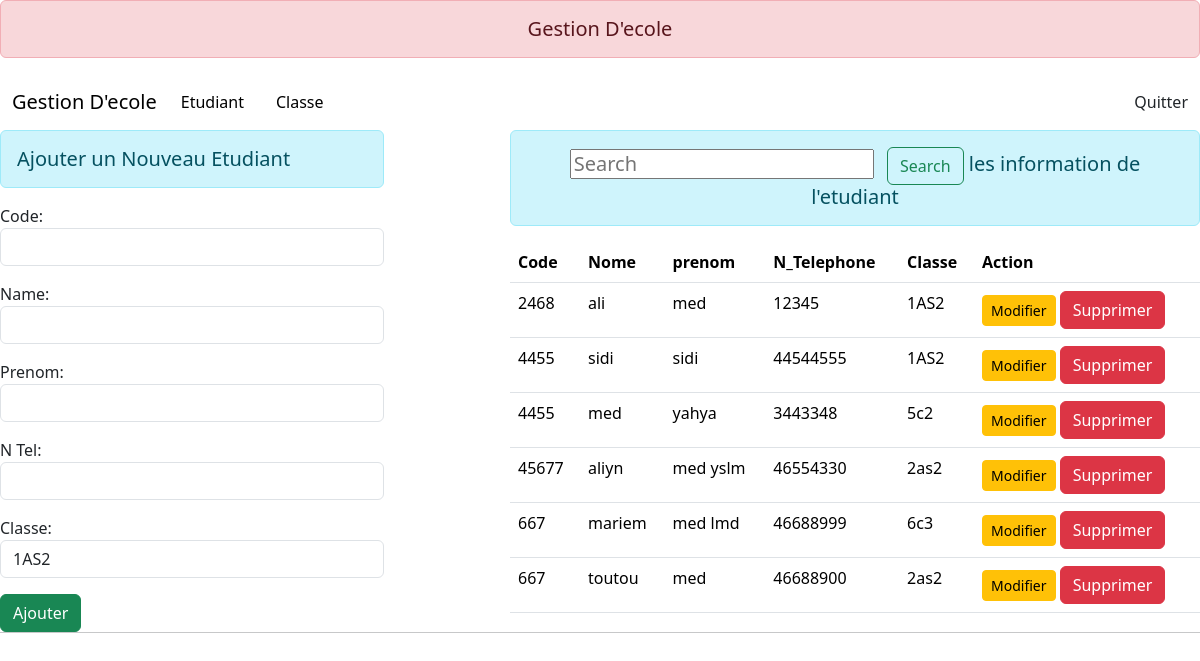
Page /home (signed in) on the committed database.
### classe/models.py (models this page shows)
class classe(models.Model):
    name = models.CharField(max_length=70)
    def __str__(self):
        return self.name

### etudiant/models.py (models this page shows)
class etud(models.Model):
    code = models.CharField(max_length=100)
    name = models.CharField(max_length=70)
    prenom = models.CharField(max_length=70)
    N_Tel = models.CharField(max_length=30)
    classe = models.CharField(max_length=30)

### etudiant/views.py (the view)
# urls.py: path('home',views.home,name='accueil'),
@login_required
def home(request):
    stud = etud.objects.all()
    if request.method=='GET':
        name=request.GET.get('q')
        if name:
            stud = etud.objects.filter(name=name)
    q = request.GET.get('q', '')
    print("Search query:", q)
    etuds = etud.objects.filter(
    Q(name=q) | Q(code=q) | Q(prenom=q) | Q(N_Tel=q) | Q(classe=q))
    p = Paginator(etuds, 2)
    page = request.GET.get('page')
    venues = p.get_page(page)
    if request.method == 'POST':
        fm = etudRegistration(request.POST)
        if fm.is_valid():
            cd = fm.cleaned_data['code']
            nm = fm.cleaned_data['name']
            pr = fm.cleaned_data['prenom']
            tl = fm.cleaned_data['N_Tel']
            cls = fm.cleaned_data['classe']
            reg = etud(code=cd, name=nm, prenom=pr, N_Tel=tl, classe=cls)
            reg.save()
            fm = etudRegistration()
        return redirect('accueil')
    else:
        fm = etudRegistration()
    fm.fields['classe'].queryset = classe.objects.all()
    return render(request, 'etudiant/acceuil.html', {'form': fm, 'stu': stud, 'venues': venues, 'etuds': etuds})

### etudiant/forms.py
class etudRegistration(forms.ModelForm):
    classe = forms.ModelChoiceField(queryset=classe.objects.all(), empty_label=None, widget=forms.Select(attrs={'class': 'form-control'}))
    class Meta:
        model = etud
        fields = ['code', 'name', 'prenom', 'N_Tel', 'classe']
        widgets = {
            'code': forms.TextInput(attrs={'class': 'form-control'}),
            'name': forms.TextInput(attrs={'class': 'form-control'}),
            'prenom': forms.TextInput(attrs={'class': 'form-control'}),
            'N_Tel': forms.TextInput(attrs={'class': 'form-control'}),
        }

### etudiant/templates/etudiant/acceuil.html (shortened to what this page needs)
{% extends 'main.html'%}
{% block contenu %}
<div class="row">
    <div class="col-sm-4">
      <h5 class="alert  alert-info">Ajouter un Nouveau Etudiant</h5>
        <form action="" method="POST">
          {{form.as_p}}
            <input type="submit" class="btn btn-success" value="Ajouter">
        </form>
    </div>
    <div class="col-sm-7 offset-1">
        <h5 class="text-center  alert alert-info">
          <form action="{% url "accueil" %}" method="get">
            <input type="text" class="form-controle me-2" placeholder="Search" aria-label="Search" name="q">
            <button class="btn btn-outline-success" type="submit">Search</button>
            les information de l'etudiant</h5>
        {% if stu %}
        <table class="table table-hover">
            <thead>
              <tr>
                <th scope="col">Code</th>
                <th scope="col">Nome</th>
                <th scope="col">prenom</th>
                <th scope="col">N_Telephone</th>
                <th scope="col">Classe</th>
                <th scope="col">Action</th>
              </tr>
            </thead>
            <tbody>
               {% for st in stu%}
              <tr>
                <td>{{st.code}}</td>
                <td>{{st.name}}</td>
                <td>{{st.prenom}}</td>
                <td>{{st.N_Tel}}</td>
                <td>{{st.classe}}</td>
                <td>
                  <a href="{% url 'modifieretudient' st.id %}" class="btn btn-warning btn-sm">Modifier</a>
                  <form action="{% url 'suprimeretudient' st.id %}"
                      method="post" class="d-inline" >
                     <input type="submit"  value="Supprimer" class="btn btn-danger" >
                  </form>
                  </td>
                </tr>
              {% endfor %}
            </tbody>
          </table>
        <!-- {% else %}
        <h4 class="text-center alert  alert-warning">pas d'enregistrement</h4>
        {% endif %} -->
    </div
</div>
    {% endblock %}

### etudiant/templates/main.html (shortened to what this page needs)
{% load static%}
<!DOCTYPE html>
<html lang="en">
<head>
    <link href="https://cdn.jsdelivr.net/npm/bootstrap@5.3.2/dist/css/bootstrap.min.css" rel="stylesheet">
    <link rel="stylesheet" href="{% static 'etudiant/css/bootstrap.css'%}">
</head>
<body style="background-image:'img.jpg';">
     <div class="">
        <h5 class="text-center alert alert-danger">Gestion D'ecole</h7>
    </div>
    {% include 'base/navbar.html'%}
    {% block contenu %}
    {% endblock %}
    <hr>
</body>
</html>

### etudiant/templates/base/navbar.html (shortened to what this page needs)
{% load static%}
<nav class="navbar navbar-expand-lg bg-body-info">
    <div class="container-fluid">
      <a class="navbar-brand" href="/accueil">Gestion D'ecole</a>
      <div class="collapse navbar-collapse" id="navbarNav">
        <ul class="navbar-nav">
          <li class="nav-item">
            <a class="nav-link active" aria-current="page" href='{% url "accueil" %}'>Etudiant</a>
          </li>
          <li class="nav-item">
            <a class="nav-link active" aria-current="page" href='{% url "accueil" %}'></a>
          </li>
          <li class="nav-item">
            <a class="nav-link active" aria-current="page" href='{% url "classe" %}'>Classe</a>
          </li>
        </ul>
      </div>
      <a class="nav-link active" aria-current="page" href='{% url "logout" %}'>Quitter</a>
    </div>
  </nav>

### rows in the picture
etud: code "2468", name "ali", prenom "med", N_Tel "12345", classe "1AS2"
etud: code "4455", name "sidi", prenom "sidi", N_Tel "44544555", classe "1AS2"
etud: code "4455", name "med", prenom "yahya", N_Tel "3443348", classe "5c2"
etud: code "45677", name "aliyn", prenom "med yslm", N_Tel "46554330", classe "2as2"
etud: code "667", name "mariem", prenom "med lmd", N_Tel "46688999", classe "6c3"
etud: code "667", name "toutou", prenom "med", N_Tel "46688900", classe "2as2"
